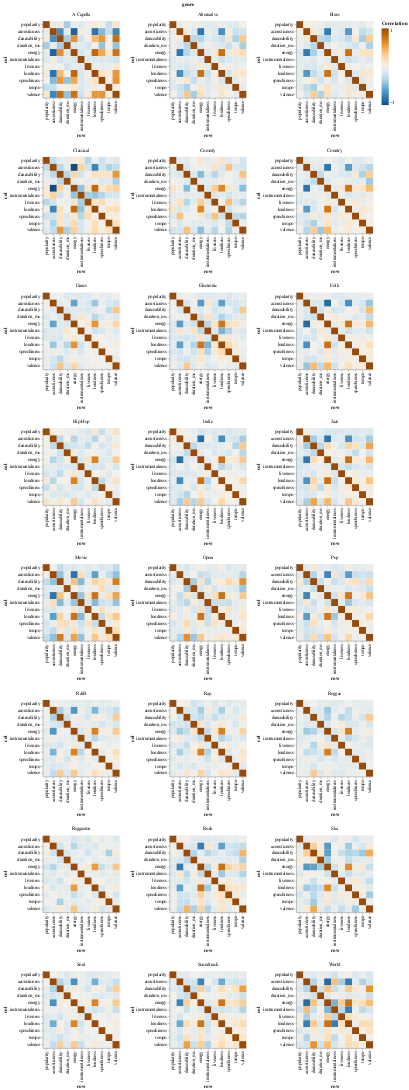

The notebook cell saved with this chart:
### Markdown cell above
Next we will be creating our correlation heatmap facetted by genres. We have sorted and put the popularity variable in the beginning so it is easier to compare that variable against all the other variables due to it being our variable of interest.

### Code cell
alt.Chart(corrs).mark_rect().encode(
    x= alt.X('row', sort=alt.EncodingSortField(field='order', order='ascending')),
    y= alt.Y('col', sort=alt.EncodingSortField(field='order', order='ascending')),
    color = alt.Color('Correlation', 
                      scale = alt.Scale(scheme = 'blueorange'))
).properties(
    width=170,
    height=170
).facet(
    facet='genre', columns = 3
).resolve_axis(
    x='independent',
    y='independent',
)

### Figure 1 — Vega-Lite specification as saved in the notebook (floating-point values rounded to 4 significant figures; data arrays with more than 128 entries replaced by an {"elided": "..."} marker saying what was removed)
{"config": {"view": {"continuousWidth": 400, "continuousHeight": 300}}, "data": {"name": "data-0e58c2caa5865a2b2f25355364676e52"}, "facet": {"field": "genre", "type": "nominal"}, "spec": {"mark": "rect", "encoding": {"color": {"field": "Correlation", "scale": {"scheme": "blueorange"}, "type": "quantitative"}, "x": {"field": "row", "sort": {"field": "order", "order": "ascending"}, "type": "nominal"}, "y": {"field": "col", "sort": {"field": "order", "order": "ascending"}, "type": "nominal"}}, "height": 170, "width": 170}, "columns": 3, "resolve": {"axis": {"x": "independent", "y": "independent"}}, "$schema": "https://vega.github.io/schema/vega-lite/v4.17.0.json", "datasets": {"data-0e58c2caa5865a2b2f25355364676e52": {"elided": "2904 records"}}}
